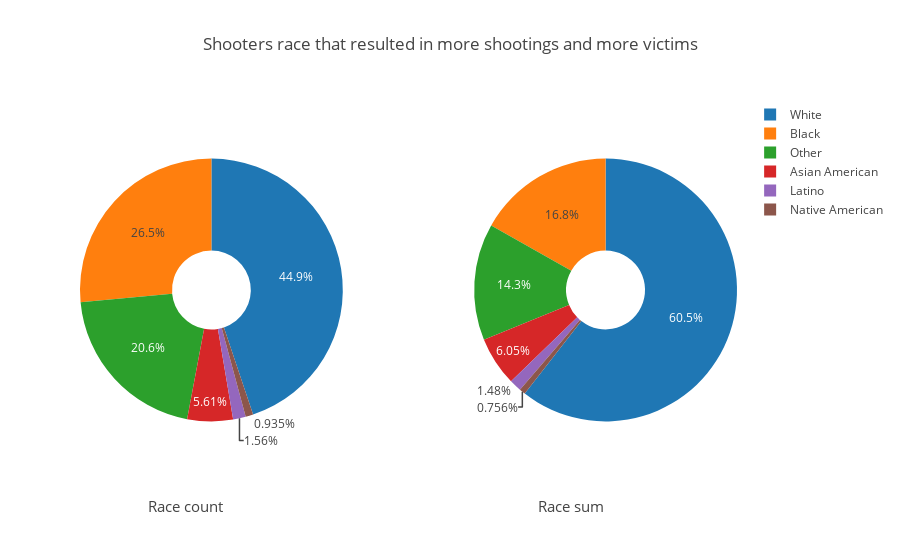

The cell this chart's notebook holds for it:
### Code cell
trace1=go.Pie(values=new_race_cnt['Total victims'],labels=new_race_cnt.Race,hoverinfo='percent+label+name',
              name='Race count',hole=0.3,domain=dict(x=[0,0.4]))
trace2=go.Pie(values=new_race_sum['Total victims'],labels=new_race_sum.Race,hoverinfo='percent+label+name',
             hole=0.3,name='Race sum',domain=dict(x=[0.6,1.0]))
annotations=[dict(showarrow=False,font=dict(size=15),text='Race count',x=0.1,y=-0.1)]
annotations.append(dict(showarrow=False,font=dict(size=15),text='Race sum',x=0.8,y=-0.1))
layout=dict(title="Shooters race that resulted in more shootings and more victims",annotations=annotations)
fig=dict(data=[trace1,trace2],layout=layout)
iplot(fig)

### Figure 1 — Plotly figure (JSON) as saved in the notebook; plotly's stock layout.template omitted (floating-point values rounded to 4 significant figures)
{"data": [{"domain": {"x": [0, 0.4]}, "hole": 0.3, "hoverinfo": "percent+label+name", "labels": ["White", "Black", "Other", "Asian American", "Latino", "Native American"], "name": "Race count", "type": "pie", "uid": "926cde74-cf94-43c8-bc7b-525f137229bc", "values": [144, 85, 66, 18, 5, 3]}, {"domain": {"x": [0.6, 1]}, "hole": 0.3, "hoverinfo": "percent+label+name", "labels": ["White", "Black", "Other", "Asian American", "Latino", "Native American"], "name": "Race sum", "type": "pie", "uid": "29331728-e586-4ba0-becd-3f49b0d7efa9", "values": [2001, 556, 474, 200, 49, 25]}], "layout": {"annotations": [{"font": {"size": 15}, "showarrow": false, "text": "Race count", "x": 0.1, "y": -0.1}, {"font": {"size": 15}, "showarrow": false, "text": "Race sum", "x": 0.8, "y": -0.1}], "title": "Shooters race that resulted in more shootings and more victims"}}
